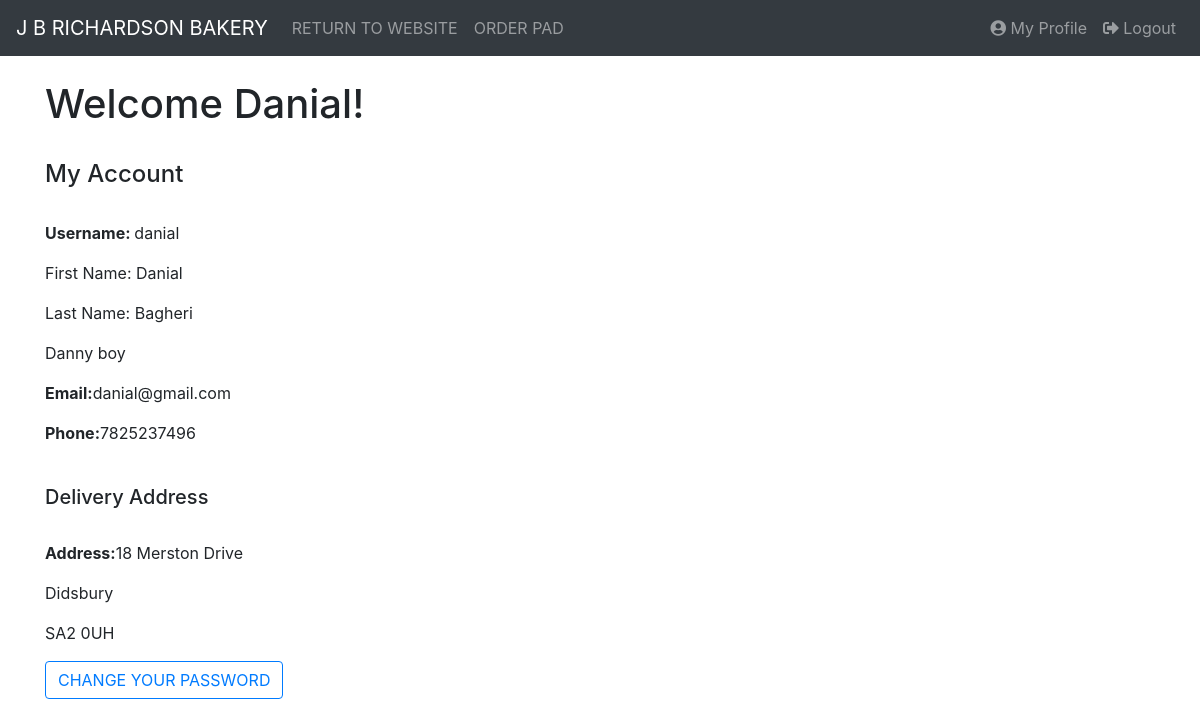
The page /accounts/profile/ (signed in) on the database as committed earlier.
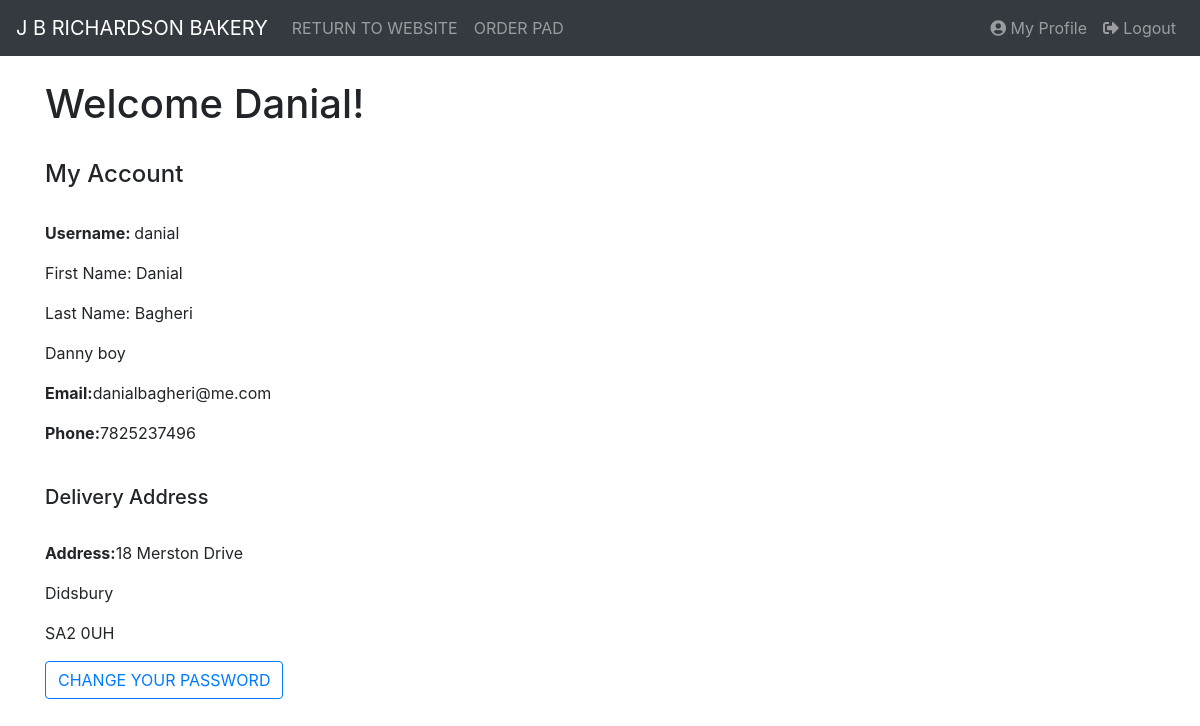
The same page on the database as committed later.
### web/models.py (models this page shows, shortened)
class CustomerProfile(models.Model):
    customer = models.ForeignKey(User, on_delete=models.CASCADE)
    customer_name = models.CharField(max_length=200, default='', blank=True)
    email_address = models.EmailField(max_length=500, default='', blank=True)
    phone = models.BigIntegerField(default=0, blank=True)
    addressline1 = models.CharField(max_length=200, default='', blank=True)
    addressline2 = models.CharField(max_length=200, default='', blank=True)
    postcode = models.CharField(max_length=10, default='', blank=True)
    account_created_date = models.DateTimeField(auto_now_add=True, blank=True)
    products = models.ManyToManyField('Product', default='', blank=True)

### web/views.py (the view)
# urls.py: url(r'^accounts/profile/$', profile, name='profile'),
@login_required(login_url='/accounts/login/')
def profile(request):
    user = request.user
    customer = CustomerProfile.objects.filter(customer=user)
    args = {'user': user, 'customer': customer}
    return render(request, 'profile.html', args)

### templates/profile.html (shortened to what this page needs)
{% extends "base.html" %} {% block content %}
<div class="container">
  <h1>Welcome {{ user.first_name }}!</h1>
  <br />
  <h4>My Account</h4>
  <br />
  <p><strong>Username: </strong>{{ user }}</p>
  <p>First Name: {{ user.first_name }}</p>
  <p>Last Name: {{ user.last_name }}</p>
  {% for a in customer %}
  <p>{{ a.customer_name }}</p>
  <p><strong>Email:</strong>{{ a.email_address }}</p>
  <p><strong>Phone:</strong>{{ a.phone }}</p>
  <br />
  <h5>Delivery Address</h5>
  <br />
  <p><strong>Address:</strong>{{ a.addressline1 }}</p>
  <p>{{ a.addressline2 }}</p>
  <p>{{ a.postcode }}</p>
  <a href="{% url 'change-password' %}"
    ><button class="btn btn-outline-primary">CHANGE YOUR PASSWORD</button></a
  >
  {% endfor %}
</div>
{% endblock content %}

Rows that differ between the two databases and show on the page:
changed CustomerProfile "Danny boy": email_address "danial@gmail.com" → "danialbagheri@me.com"
